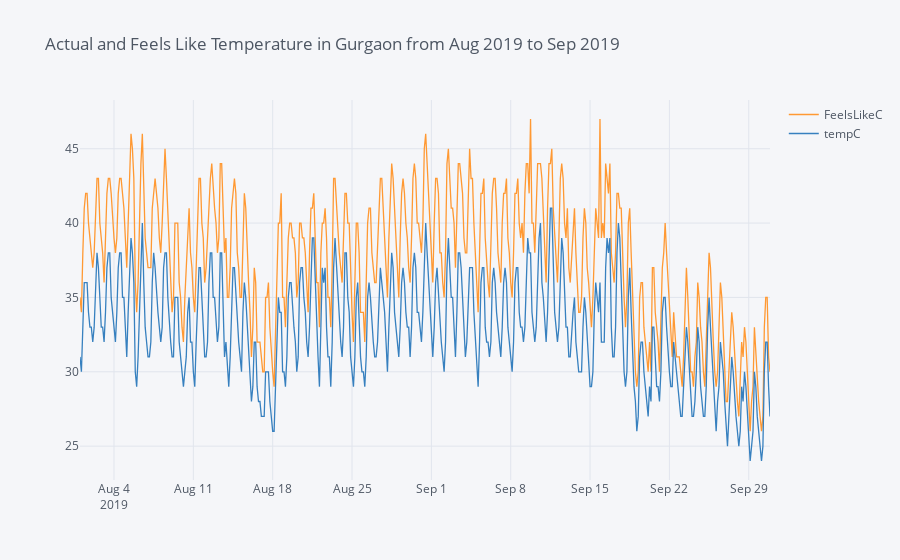

This figure's notebook cell:
### Code cell
gurgaon_temp[['FeelsLikeC','tempC']].iplot(title = 'Actual and Feels Like Temperature in Gurgaon from Aug 2019 to Sep 2019')
plt.show()

### Figure 1 — Plotly figure (JSON) as saved in the notebook; plotly's stock layout.template omitted (floating-point values rounded to 4 significant figures; data arrays with more than 128 entries replaced by an {"elided": "..."} marker saying what was removed)
{"data": [{"line": {"color": "rgba(255, 153, 51, 1.0)", "dash": "solid", "shape": "linear", "width": 1.3}, "mode": "lines", "name": "FeelsLikeC", "text": "", "type": "scatter", "x": {"elided": "488 str values"}, "y": {"elided": "488 int values"}}, {"line": {"color": "rgba(55, 128, 191, 1.0)", "dash": "solid", "shape": "linear", "width": 1.3}, "mode": "lines", "name": "tempC", "text": "", "type": "scatter", "x": {"elided": "488 str values"}, "y": {"elided": "488 int values"}}], "layout": {"legend": {"bgcolor": "#F5F6F9", "font": {"color": "#4D5663"}}, "paper_bgcolor": "#F5F6F9", "plot_bgcolor": "#F5F6F9", "title": {"font": {"color": "#4D5663"}, "text": "Actual and Feels Like Temperature in Gurgaon from Aug 2019 to Sep 2019"}, "xaxis": {"gridcolor": "#E1E5ED", "showgrid": true, "tickfont": {"color": "#4D5663"}, "title": {"font": {"color": "#4D5663"}, "text": ""}, "zerolinecolor": "#E1E5ED"}, "yaxis": {"gridcolor": "#E1E5ED", "showgrid": true, "tickfont": {"color": "#4D5663"}, "title": {"font": {"color": "#4D5663"}, "text": ""}, "zerolinecolor": "#E1E5ED"}}}
